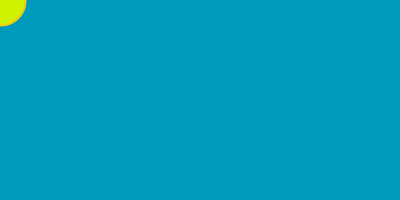
Frame 1 (no input)
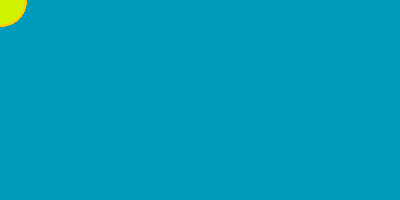
Frame 60 (the mouse pressed at the canvas centre just before this capture)
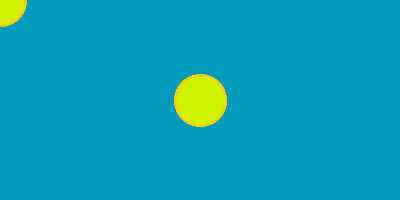
Frame 120 (the mouse held since frame 60 and released just before this capture)

The Processing sketch that drew these frames (run headless with seeded random() and noise(); from frame 60 on, the mouse is pressed at the canvas centre):

// Processing sketch: processing_173500
// ── processing_173500.pde

//Einfuehrung in Processing
// 2-1 Mausposition

/* Von nun an werden wir Programme aufteilen. Zuerst werden Dinge wie ein dauerhaft angezeigter Hintergrund und die Fenstergroesse eingestellt: Das geschieht immer mit 
        void setup()
        { ... Einstellungen...
        }
*/

void setup ()
{
  size (400, 200);
  background (0,154,188);
}
 

/* Als zweites beginnt die Zeichnung. Dieser Abschnitt wird immer wieder von vorne durchgefÃ�Â¼hrt. Es wird also wie im Beispiel nicht nur ein Kreis gemalt, sondern immer wieder neue.
Dieser Abschnitt hat immer die Form
        void draw()
        { ... Zeichnung ...
        }
*/

void draw ()
{
  stroke (255,206,0);
  strokeWeight (2);
  fill (208,242,2);
  ellipse (mouseX, mouseY, 50, 50);
}
